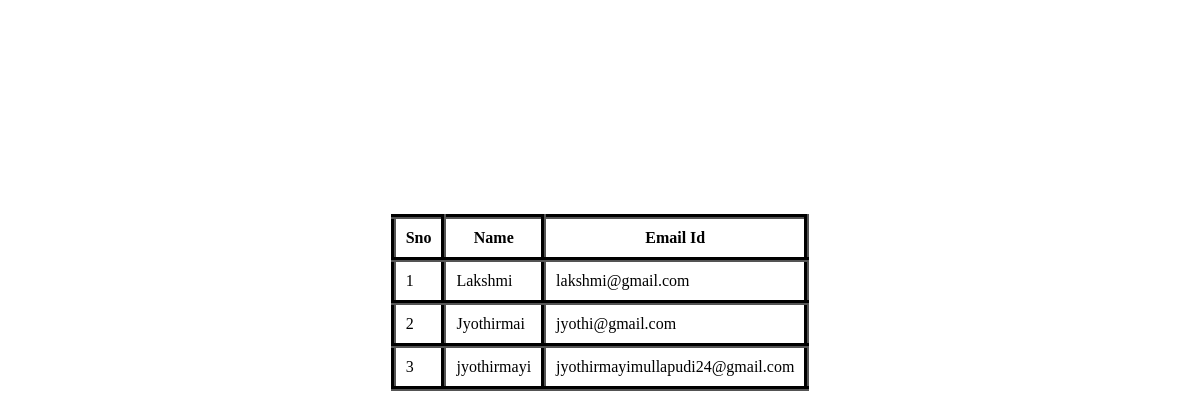
The app's page /userinfo/ with its own data.
### DreamDine/models.py (models this page shows)
class Users(models.Model):
    username=models.CharField(max_length=50)
    email = models.CharField(max_length=40)
    password = models.CharField(max_length=40)
    cpassword = models.CharField(max_length=40)
    class Meta:
        db_table = "Users"

### DreamDine/views.py (the view)
# urls.py: path('userinfo/',views.userinfo),
def userinfo(request):
    student=Users.objects.all()
    return render(request, 'display.html', {'student':student,'title':'User Info'})

### DreamDine/Templates/display.html (shortened to what this page needs)
<!DOCTYPE html>
<html lang="en">
<head>
</head>
<body>
<br><br><br>
<h1 class="a">USER DETAILS</h1>
<br><br><br><br>
<table align="center"  style="width:25%">
    <tr>
        <th>Sno</th>
        <th>Name</th>
        <th>Email Id</th>
    </tr>
    {% for stu in student %}
    <tr>
        <td>{{ forloop.counter }}</td>
        <td>{{ stu.username }}</td>
        <td>{{ stu.email }}</td>
    </tr>
    {% endfor %}
</table>
</body>
</html>

### DreamDine/Templates/display.html (style rules this page uses)
table, th, td { border: 5px outset black; border-collapse: collapse; color:black; padding:10px; background-image:url('https://media.istockphoto.com/vectors/vector-illustration-of-plain-beige-grungy-background-vector-id962839792?k=6&m=962839792&s=612x612&w=0&h=wijc8p9oPEQ2hlXVT4VTtot42uCu4L7A8aTvuE4dRf8='); }
td { align="center"; }
body { background-image:url('https://media.istockphoto.com/vectors/abstract-geometric-network-technology-background-vector-id1214809938?k=6&m=1214809938&s=612x612&w=0&h=2QjBXypNuVQ8GTpriZGLvm-PFc1qCjxjCGg0_udw0oQ='); background-repeat: no-repeat; background-size: 100%; background-attachment: fixed; background-position: center; }
.a { color:white; text-align:center; }

### records on screen
Users: username "Lakshmi", email "lakshmi@gmail.com"
Users: username "Jyothirmai", email "jyothi@gmail.com"
Users: username "jyothirmayi", email "jyothirmayimullapudi24@gmail.com"
